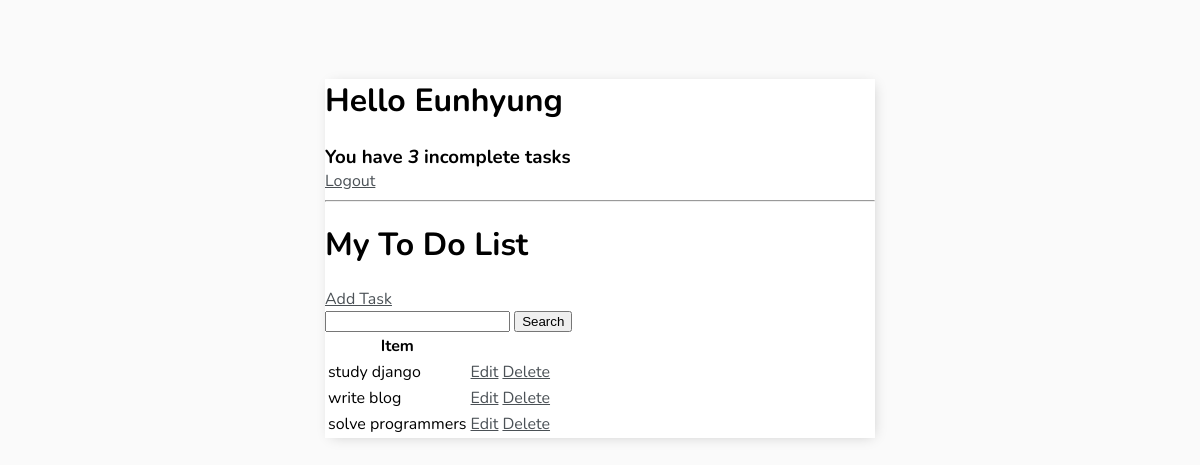
The app's page / (signed in), older data.
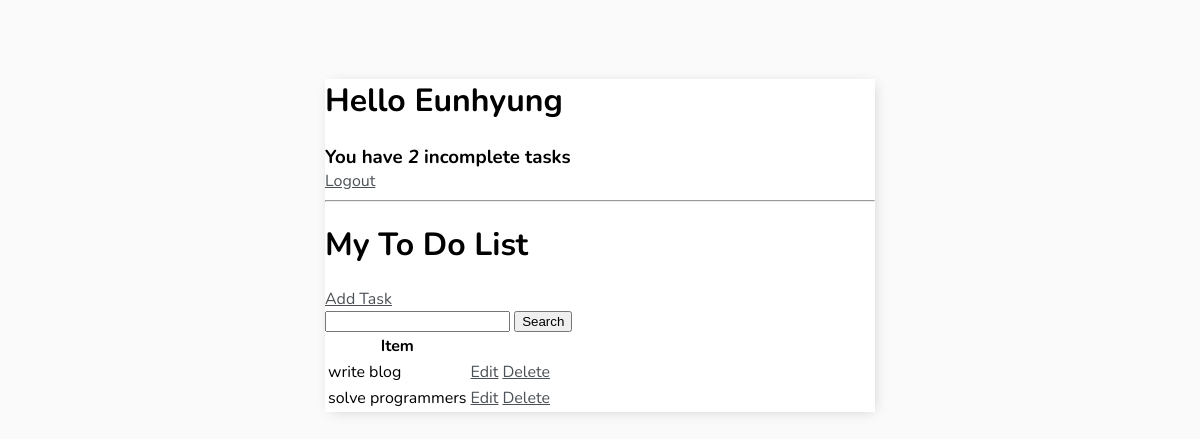
The same page, newer data.
### base/models.py (models this page shows, shortened)
class Task(models.Model):
    user = models.ForeignKey(User, on_delete=models.CASCADE, null=True, blank=True)
    title = models.CharField(max_length=200)
    description = models.TextField(null=True, blank=True)
    complete = models.BooleanField(default=False)
    created = models.DateTimeField(auto_now_add=True)
    class Meta:
        ordering = ['complete']

### base/views.py (the view)
# urls.py: path('', TaskList.as_view(), name='tasks'),
class TaskList(LoginRequiredMixin, ListView):
    model = Task
    context_object_name = 'tasks'
    def get_context_data(self, **kwargs):
        context = super().get_context_data(**kwargs)
        context['tasks'] =context['tasks'].filter(user=self.request.user)
        context['count'] =context['tasks'].filter(complete=False).count()
        search_input = self.request.GET.get('search-area') or ''
        if search_input:
            context['tasks'] = context['tasks'].filter(title__startswith=search_input)
        context['search_input'] = search_input
        return context

### base/templates/base/task_list.html
{% extends 'base/main.html' %}
{% block content %}
<div class="header-bar">
    <div>
        <h1>Hello {{request.user|title}}</h1>
        <h3 style="margin:0">You have <i>{{count}}</i> incomplete task{{ count|pluralize:"s" }}</h3>
    </div>
    {% if request.user.is_authenticated %}
    <a href="{% url 'logout' %}">Logout</a>
    {% else %}
    <a href="{% url 'login' %}">Login<a>
    {% endif %}
</div>
<hr>
<h1>My To Do List {{color}}</h1>
<a href="{% url 'task-create' %}">Add Task</a>
<form method="GET">
    <input type='text' name='search-area' value="{{search_input}}">
    <input type='submit' value='Search'>
</form>
<table>
    <tr>
        <th>Item</th>
        <th></th>
        <th></th>
    </tr>
    {% for task in tasks %}
    <tr>
        <td>{{task.title}}</td>
        <td><a href="{% url 'task-update' task.id %}">Edit</a></td>
        <td><a href="{% url 'task-delete' task.id %}">Delete</a></td>
    </tr>
    {% empty %}
        <h3>No items in list</h3>
    {% endfor %}
</table>
{% endblock content%}

### base/templates/base/main.html (shortened to what this page needs)
<!DOCTYPE html>
<html>
    <head>
    </head>
    <body>
        <div class="container">
            {% block content %}
            {% endblock content%}
        </div>
    </body>
</html>

### base/templates/base/main.html (style rules this page uses)
body { background-color: #FAFAFA; font-family: 'Nunito', sans-serif; padding-top: 50px; }
h1, h2, h3, h4, h5, h6, { font-family: 'Raleway', sans-serif; }
a, p { color: #4b5156 }
.container { max-width: 550px; margin: auto; background-color: #fff; -webkit-box-shadow: 2px 2px 13px -4px rgba(0, 0, 0, 0.21); box-shadow: 2px 2px 13px -4px rgba(0, 0, 0, 0.21); }

Row changes from the older to the newer data that the page shows:
removed Task: title "study django"
Text that changed along with them:
{{ count }}: "3" → "2"
